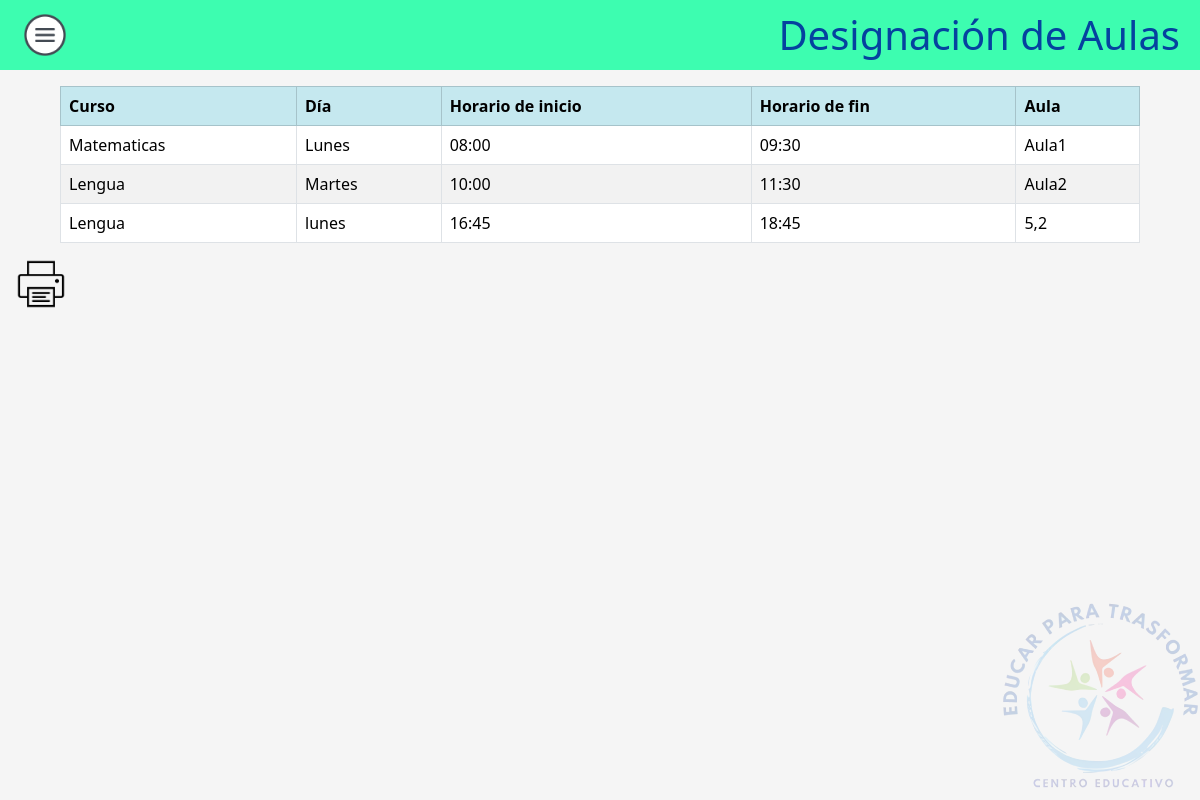
Screenshot of /Docentes/AulasDesig.php with the database file from the repository.
### tables this page shows
CREATE TABLE `curso` (
  `id` int(11) NOT NULL,
  `nombre` varchar(50) NOT NULL
);

CREATE TABLE `horario` (
  `id` int(11) NOT NULL,
  `dia` varchar(50) DEFAULT NULL,
  `horaInicio` time DEFAULT NULL,
  `horaFin` time DEFAULT NULL,
  `Aula` varchar(50) DEFAULT NULL
);

### Docentes/AulasDesig.php (the view, shortened to what this page needs)
<html lang="es">
<head>
    <link href="https://cdn.jsdelivr.net/npm/bootstrap@5.3.2/dist/css/bootstrap.min.css" rel="stylesheet">
    <link rel="stylesheet" href="../Css/styles.css">
</head>
<body>
    <header class="header no-print">
        <a type="button" data-bs-toggle="offcanvas" data-bs-target="#offcanvasExample" aria-controls="offcanvasExample">
            <img src="../Css/hamburguesa.png" width="50px">
        </a>
        <h1 style="text-align: center; color: #05429f">Designación de Aulas</h1>
    </header>
    <?php
    $conn = conectar();
    $docenteId = 1;
    $sql = "SELECT c.id, c.nombre FROM curso c
        INNER JOIN cursodocente cd ON c.id = cd.idCurso
        WHERE cd.idDocente = $docenteId";
    $result = $conn->query($sql);
    if ($result->num_rows > 0) {
        echo "<table class='table table-striped table-bordered mx-auto p-2 mt-3' style='width: 90vw'>
            <tr class='table-info'>
                <th>Curso</th>
                <th>Día</th>
                <th>Horario de inicio</th>
                <th>Horario de fin</th>
                <th>Aula</th>
            </tr>";
        while ($row = $result->fetch_assoc()) {
            $cursoId = $row["id"];
            $cursoNombre = $row["nombre"];
            $horariosSql = "SELECT h.dia, h.horaInicio, h.horaFin, h.Aula FROM horario h
                        INNER JOIN cursohorario ch ON h.id = ch.idHorario
                        WHERE ch.idCurso = $cursoId";
            $horariosResult = $conn->query($horariosSql);
            while ($horarioRow = $horariosResult->fetch_assoc()) {
                $horarioDia = $horarioRow["dia"];
                $horarioInicio = $horarioRow["horaInicio"];
                $horarioFin = $horarioRow["horaFin"];
                $Aulas = $horarioRow["Aula"];
                $horaInicioSinSegundos = substr($horarioInicio, 0, 5);
$horaFinSinSegundos = substr($horarioFin, 0, 5);
                echo "<tr>
                    <td>$cursoNombre</td>
                    <td>$horarioDia</td>
                    <td>$horaInicioSinSegundos</td>
                    <td>$horaFinSinSegundos</td>
                    <td>$Aulas</td>
                </tr>";
            }
        }
        echo "</table>";
    } else {
        echo "No se encontraron cursos vinculados al docente.";
    }
    ?>
    <a class="no-print ms-3" type='button' onclick='imprimirTabla()'><img src='../Css/print.png' width='50px'></a>
    <div id="footer">
        <img src="../Css/Logotipo200x200.png">
    </div>
</body>
</html>

### Css/styles.css (style rules this page uses)
body { background-color: #f5f5f5; }
.header { background-color: #3dfdb0; color: #fff; padding: 10px 20px; display: flex; justify-content: space-between; align-items: center; }
.header h1 { text-align: center; margin: 0; }
#footer { position: fixed; right: 0; bottom: 0; margin: 0; padding: 0; }
#footer img { width: 200px; opacity: 0.2; }

### rows the page displays
curso: nombre "Matematicas"
horario: dia "Lunes", horaInicio "08:00", horaFin "09:30", Aula "Aula1"
curso: nombre "Lengua"
horario: dia "Martes", horaInicio "10:00", horaFin "11:30", Aula "Aula2"
horario: dia "lunes", horaInicio "16:45", horaFin "18:45", Aula "5,2"
